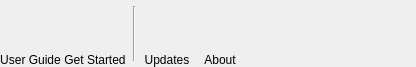
<?xml version="1.0" encoding="UTF-8"?>
<ui version="4.0">
 <class>RibbonTabHelp</class>
 <widget class="QFrame" name="RibbonTabHelp">
  <property name="geometry">
   <rect>
    <x>0</x>
    <y>0</y>
    <width>416</width>
    <height>67</height>
   </rect>
  </property>
  <property name="sizePolicy">
   <sizepolicy hsizetype="Preferred" vsizetype="Fixed">
    <horstretch>0</horstretch>
    <verstretch>0</verstretch>
   </sizepolicy>
  </property>
  <property name="minimumSize">
   <size>
    <width>0</width>
    <height>67</height>
   </size>
  </property>
  <property name="maximumSize">
   <size>
    <width>16777215</width>
    <height>67</height>
   </size>
  </property>
  <property name="windowTitle">
   <string>Frame</string>
  </property>
  <property name="styleSheet">
   <string notr="true">background-image: url(:/img/data/parchment.jpg);</string>
  </property>
  <layout class="QHBoxLayout" name="horizontalLayout">
   <property name="spacing">
    <number>3</number>
   </property>
   <property name="leftMargin">
    <number>0</number>
   </property>
   <property name="topMargin">
    <number>0</number>
   </property>
   <property name="rightMargin">
    <number>0</number>
   </property>
   <property name="bottomMargin">
    <number>0</number>
   </property>
   <item>
    <layout class="QVBoxLayout" name="verticalLayout">
     <property name="spacing">
      <number>0</number>
     </property>
     <item>
      <widget class="QPushButton" name="btnUsersGuide">
       <property name="minimumSize">
        <size>
         <width>50</width>
         <height>50</height>
        </size>
       </property>
       <property name="maximumSize">
        <size>
         <width>50</width>
         <height>50</height>
        </size>
       </property>
       <property name="toolTip">
        <string>Open the User's Guide</string>
       </property>
       <property name="text">
        <string/>
       </property>
       <property name="icon">
        <iconset resource="resources.qrc">
         <normaloff>:/img/data/icon_pdf.png</normaloff>:/img/data/icon_pdf.png</iconset>
       </property>
       <property name="iconSize">
        <size>
         <width>40</width>
         <height>40</height>
        </size>
       </property>
       <property name="checkable">
        <bool>false</bool>
       </property>
       <property name="flat">
        <bool>true</bool>
       </property>
      </widget>
     </item>
     <item>
      <widget class="QLabel" name="label_8">
       <property name="text">
        <string>User Guide</string>
       </property>
       <property name="alignment">
        <set>Qt::AlignBottom|Qt::AlignHCenter</set>
       </property>
      </widget>
     </item>
    </layout>
   </item>
   <item>
    <layout class="QVBoxLayout" name="verticalLayout_2">
     <property name="spacing">
      <number>0</number>
     </property>
     <item>
      <widget class="QPushButton" name="btnGettingStarted">
       <property name="minimumSize">
        <size>
         <width>50</width>
         <height>50</height>
        </size>
       </property>
       <property name="maximumSize">
        <size>
         <width>50</width>
         <height>50</height>
        </size>
       </property>
       <property name="toolTip">
        <string>Open the Getting Started Guide</string>
       </property>
       <property name="text">
        <string/>
       </property>
       <property name="icon">
        <iconset resource="resources.qrc">
         <normaloff>:/img/data/icon_pdf.png</normaloff>:/img/data/icon_pdf.png</iconset>
       </property>
       <property name="iconSize">
        <size>
         <width>40</width>
         <height>40</height>
        </size>
       </property>
       <property name="checkable">
        <bool>false</bool>
       </property>
       <property name="flat">
        <bool>true</bool>
       </property>
      </widget>
     </item>
     <item>
      <widget class="QLabel" name="label_9">
       <property name="text">
        <string>Get Started</string>
       </property>
       <property name="alignment">
        <set>Qt::AlignBottom|Qt::AlignHCenter</set>
       </property>
      </widget>
     </item>
    </layout>
   </item>
   <item>
    <widget class="Line" name="line">
     <property name="minimumSize">
      <size>
       <width>10</width>
       <height>0</height>
      </size>
     </property>
     <property name="maximumSize">
      <size>
       <width>10</width>
       <height>55</height>
      </size>
     </property>
     <property name="orientation">
      <enum>Qt::Vertical</enum>
     </property>
    </widget>
   </item>
   <item>
    <layout class="QVBoxLayout" name="verticalLayout_3">
     <property name="spacing">
      <number>0</number>
     </property>
     <item>
      <widget class="QPushButton" name="btnCheckForUpdates">
       <property name="minimumSize">
        <size>
         <width>50</width>
         <height>50</height>
        </size>
       </property>
       <property name="maximumSize">
        <size>
         <width>50</width>
         <height>50</height>
        </size>
       </property>
       <property name="toolTip">
        <string>Check for available updates</string>
       </property>
       <property name="text">
        <string/>
       </property>
       <property name="icon">
        <iconset resource="resources.qrc">
         <normaloff>:/img/data/icon_update.png</normaloff>:/img/data/icon_update.png</iconset>
       </property>
       <property name="iconSize">
        <size>
         <width>40</width>
         <height>40</height>
        </size>
       </property>
       <property name="checkable">
        <bool>false</bool>
       </property>
       <property name="flat">
        <bool>true</bool>
       </property>
      </widget>
     </item>
     <item>
      <widget class="QLabel" name="label_10">
       <property name="text">
        <string>Updates</string>
       </property>
       <property name="alignment">
        <set>Qt::AlignBottom|Qt::AlignHCenter</set>
       </property>
      </widget>
     </item>
    </layout>
   </item>
   <item>
    <layout class="QVBoxLayout" name="verticalLayout_4">
     <property name="spacing">
      <number>0</number>
     </property>
     <item>
      <widget class="QPushButton" name="btnAbout">
       <property name="minimumSize">
        <size>
         <width>50</width>
         <height>50</height>
        </size>
       </property>
       <property name="maximumSize">
        <size>
         <width>50</width>
         <height>50</height>
        </size>
       </property>
       <property name="toolTip">
        <string>About the DM Helper</string>
       </property>
       <property name="text">
        <string/>
       </property>
       <property name="icon">
        <iconset resource="resources.qrc">
         <normaloff>:/img/data/dmhelper_small.png</normaloff>:/img/data/dmhelper_small.png</iconset>
       </property>
       <property name="iconSize">
        <size>
         <width>40</width>
         <height>40</height>
        </size>
       </property>
       <property name="checkable">
        <bool>false</bool>
       </property>
       <property name="flat">
        <bool>true</bool>
       </property>
      </widget>
     </item>
     <item>
      <widget class="QLabel" name="label_11">
       <property name="text">
        <string>About</string>
       </property>
       <property name="alignment">
        <set>Qt::AlignBottom|Qt::AlignHCenter</set>
       </property>
      </widget>
     </item>
    </layout>
   </item>
   <item>
    <spacer name="horizontalSpacer_2">
     <property name="orientation">
      <enum>Qt::Horizontal</enum>
     </property>
     <property name="sizeHint" stdset="0">
      <size>
       <width>172</width>
       <height>20</height>
      </size>
     </property>
    </spacer>
   </item>
  </layout>
 </widget>
 <resources>
  <include location="resources.qrc"/>
 </resources>
 <connections/>
</ui>
